Frame 1 (no input): blank canvas, image omitted
Frame 60 (the mouse pressed at the canvas centre just before this capture): blank canvas, image omitted
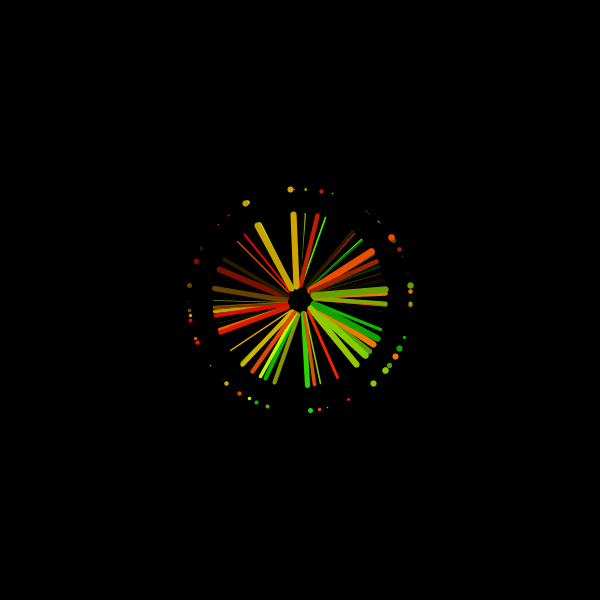
Frame 120 (the mouse held since frame 60 and released just before this capture)

The Processing sketch whose frames 1 and 60 were blank and that drew this single picture after the mouse press (run headless with seeded random() and noise(); from frame 60 on, the mouse is pressed at the canvas centre):

// Processing sketch: processing_151250
// ── processing_151250.pde

void setup()
{
  size(600,600);
  background(0);
}
void draw()
{
if(mousePressed) {
  translate(mouseX,mouseY);
  rotate(random(2*PI));
  stroke(random(0,255),random(0,255),random(0));
  strokeWeight(random(0,7));
  line(10,10,50,70);
  point(65,90);

}
}

void keyReleased() 
{  if (key=='s' || key=='S') 
{    background(255,255,0); 

}
}
